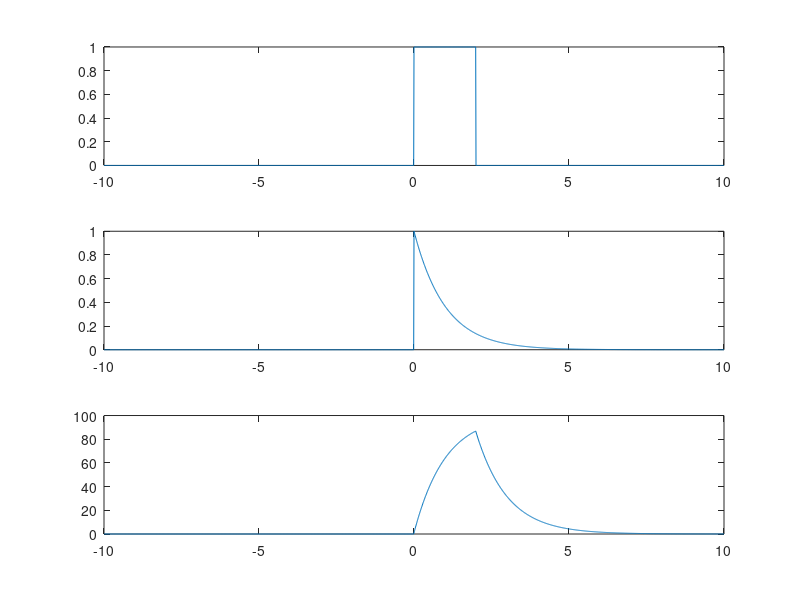

Source code (MATLAB):
t = [-10:.01:10];
unit = @(t) 1.*(t>=0);

x1 = @(t) (unit(t)-unit(t-2));
h1 = @(t) exp(-1*t).*unit(t);
y1 = @(t) x1.*h1;
z1 = conv(x1(t), h1(t), "same");

subplot(3,1,1)
plot(t,x1(t));
subplot(3,1,2)
plot(t,h1(t));
subplot(3,1,3)
plot(t,z1);
